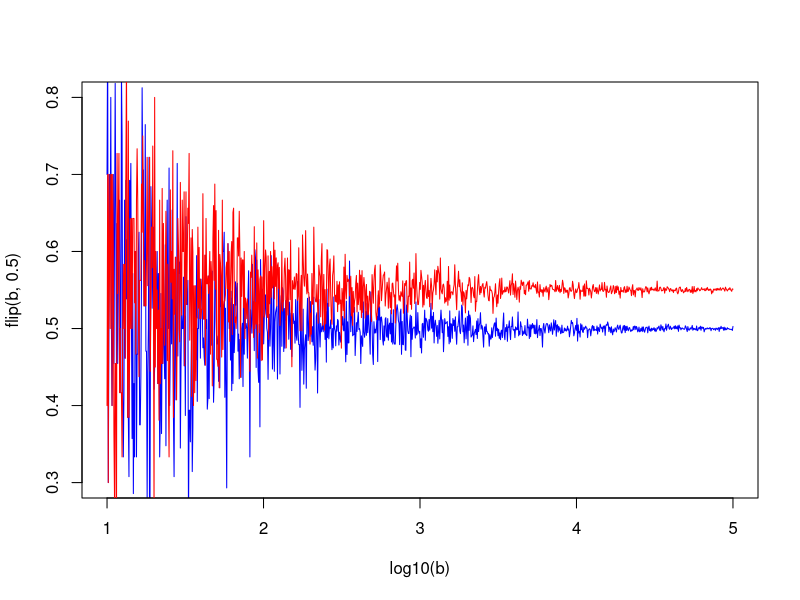
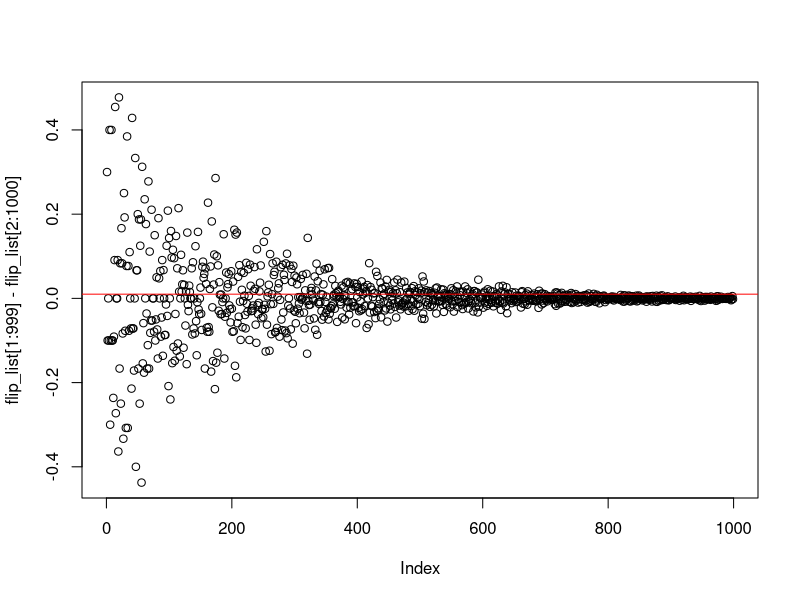
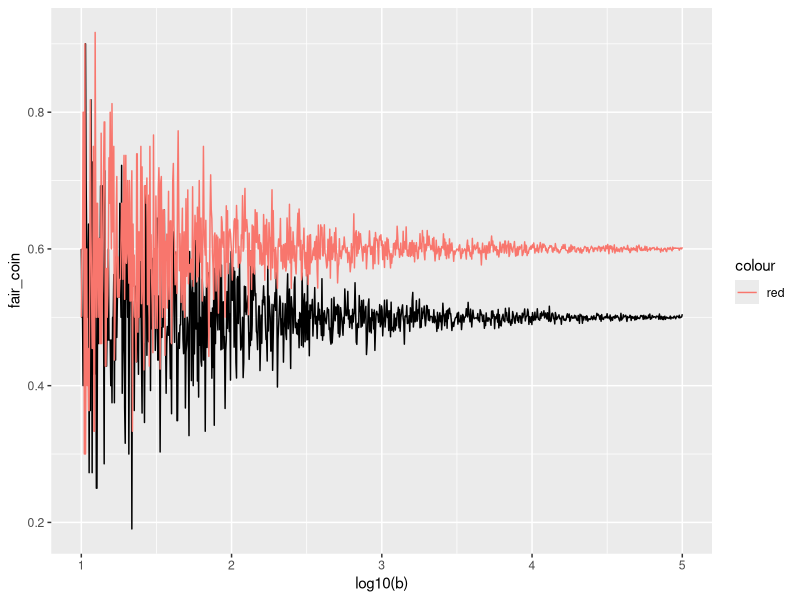
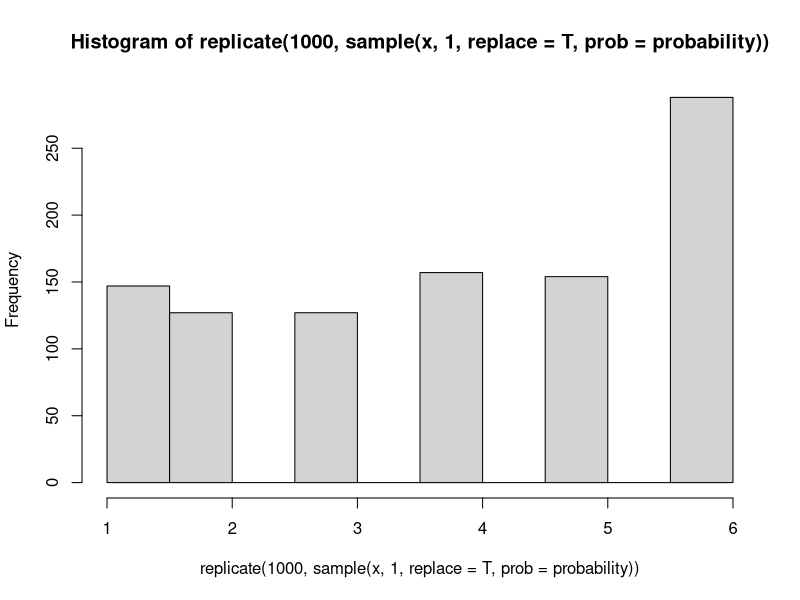

These charts were generated, in order, by the following R code:
b<-10^seq(1,5,len=1000) #creates a 1000 simulations ranging frmo 10^1 to 10^5


#flip is a funciton that takes two parameters, b and x, which are the number of simulations and the probablity of the coin with a default of .5, also known as 50/50
flip <-function(b,x=.5){
  sapply(b,                   #lapply takes a vector and then applies a function with that vector
         function(b) mean(rbinom(b,1,x)))  #rbinom is a base R function that randonly generates values based on the binomial forumla
}

plot(log10(b),flip(b,.5),type='l',col='blue',ylim = c(.3,.8))  #plot will create a graph with log10(b) as the x axes and then pots the result of the flip() function above
lines(log10(b),flip(b,.55),type='l',col='red')  #lines is like plot, but instead of creating a new plot, it overlays over top of the current plot

flip_list<-flip(b,.5)

plot(flip_list[1:999]-flip_list[2:1000])
abline(h=.01, col='red')


fair_coin<-flip(b,.5)
unfair_coin<-flip(b,.6)
df<-data.frame(fair_coin,unfair_coin)
library(ggplot2)
p<-ggplot(data=df,aes(x=log10(b),y=fair_coin))+geom_line() #makes first graph, saves to 'p'

p+ geom_line(aes(x=log10(b),y=unfair_coin,col='red')) #adds new graph to 'p'





rbinom(10,10,.5) # 10 is the number of observations while '1' is the number of trials. So, if this were 10 as well, there would a sum of 'successes' that were less than 10
dbinom(3,10,.5)  # this determines the density,  aka probability of exact outcome, so x= 3 heads out of 10, is not the cumulative 0-3 but exactly 3 for example. for cumulative, use pbinom, or sum dbinom:
sum(dbinom(3,10,.5),dbinom(2,10,.5),dbinom(1,10,.5),dbinom(0,10,.5))
pbinom(3,10,.5)




#coin_flip() does the flipping, two styles, by thumb is standard

coin_flip<-function(type = .5, bias = .1){
  rbinom(1,1,type+bias)
}
mean(replicate(100,coin_flip()))

#coin will be either unbiased or biased.  

Bag_of_coins<- c(rep(.5,9),.6) #lists 9 fair coins, one biased coin at .6
sample<-sample(Bag_of_coins,5,replace = F) #picks 5 coins randomly from bag
coin_flip(type=sample,bias=0)


#expected value
x<-c(1,2,3,4,5,6) # single dice
probability<-(c(rep(1/7,5),.2857143)) #probabilty that the dice is loaded for 6
  hist(replicate(1000,sample(x,1,replace = T,prob=probability)))
  

  x<-c(0,1) # single coin, 0=Tails
  probability<-c(.5,.5) #probabilty that the coin is fair = .5
  mean(replicate(1000,sample(x,1,replace = T,prob=probability)))
  
#simulation game
  
  
  
   
  #flip game 
  #establish players, beginning money
  Player_class<-function(s,p){
    value<-list("stash"=s,"player_name"=p)
      attr(value, "class") <- "player"
    value}
  
  flip<-function(obj){
      UseMethod("flip")
  }
  
  flip.default<-function(obj,p=.5){
    value<-rbinom(1,1,p)
    value
  }
  
  flip.player<-function(obj,p=.5){
    value<-rbinom(1,1,p)
    value
  }
  
  p1<-Player_class(10,'p1')
  p2<-Player_class(10,'p2')
  
  flip(p1)  #this is a method, a function, called for player1 'p1' where rbinom produces a coint toss
  #questions: how to modify probablity from default of .5?
  # 
  
  n<-2  #number of players
  
  for (i in 1:n){print(i)}
  
  
  
  p1<-10;p2<-10
  #player_stash <- 10
  # 1. 
  bet_options<-c(1,2,3)
  bet<-sample(bet_options,1)
  
  #4 determine winner or loser
  #     person who flips calls h/t
  call_coin<-sample(c(1,0),1)
  ifelse(call_coin==1,print("I call heads"),print("I call tails"))
  
  
  #flip coin
      flip<-rbinom(1,1,.5)
      ifelse(flip==1,print("Heads"),print("Tails"))
  if(call_coin - flip==0){
    p1<-p1+bet
    p2<-p2-bet
    }else{
       p1<-p1-bet
       p2<-p2+bet}
      
  # if call - flip  != 0 then non caller wins
  # winner has their stash += bet
  # loser has tehir stash reduced -= bet
  
  
  
  #sample from 
      
      
      
      
      
      
      
      
      
      
      
      
      
      
      
################
      #object oriented Programming#
library(R6)

      Player<-R6Class("Player",
                      public = list(
                        name = NULL,
                        stash = NULL,
                        betting_style = NULL,
                        initialize = function(name = NA, stash = NA, betting_style = 2) {
                          self$name <- name  #these functions will be called upon intitializing new objects
                          self$stash <- stash
                          self$betting_style<-betting_style
                          self$greet()
                          },
                        set_stash = function(val) {
                          self$stash <- val
                        },
                        greet = function() {
                          cat(paste0("Hello, my name is ", self$name, ".\n\n\n"))
                          cat(paste0("My stash of chips is ", self$stash, ".\n\n\n"))
                          cat(paste0("My style of betting is ", self$betting_style, ".\n\n\n"))
                        },
                        call_coin = function(){
                          call<-ifelse(sample(c(1,0),1)==1,'Heads!','Tails!')
                          cat(paste0("I call ",call,"\n\n\n"))
                        },
                        flip_coin = function(){
                          #validate that bet of 'heads or tails' has occured
                          #if (call)
                            flip<-rbinom(1,1,.5)
                          ifelse(flip==1,flip<-"Heads",flip<-"Tails")
                          flip
                        }#,
                        #make_bet<-function(player){
                        #  call_coin()
                        
                        #  }
                        
                      )
      )
p1<-Player$new("Brian",10,3)      
p2<-Player$new("Julie",10)      
      
# the following game should take 2 players and let them flip a coin after call heads/tails.  
# Two mirror a real word 2 minute round of several bets, 
#a minimum of 4 bets can occur and a limit of 15...
#assumes one could only make 15 bets in 2 minutes,  and a min of 4 bets
Betting_Game<-R6Class('Betting_Game',
                            
                      public = list(
                        name = NULL,
                        outcome = NULL,
                        max_bet = NULL,
                        bet_options = NULL,
                        rounds = NULL, #simple integer counting rounds
                        bet_outcome = NULL,  #for a given bet, who won? output something like c(p1,+3,p2,-3)
                        number_of_bets = NULL,
                        outcome_tally = NULL, #at end of round wht is the standing? c(number of bets,p1$name,w,l,p1$stash,p2$name,w,l,p2$stash)
                        
                        initialize = function(name = NA, outcome = NA, bet_options=c(1,2,3), max_bet=3,rounds = 2) {
                          self$name <- name  #these functions will be called upon intitializing new objects
                          self$outcome <- outcome
                          self$bet_options<-bet_options
                          self$max_bet <- max_bet
                          self$rounds <- rounds
                          self$greet()
                        },
                        greet = function() {
                          cat(paste0("Hello, would you like to play a game?","\n\n\n"))
                        },
                        bet=function(p1,p2){  #take 2 players
                          player1<-p1
                          player2<-p2
                          players<-c(p1,p2)
                          makes_bet<-sample(players,1) #one idea would be to make a sorted list here.  then makes_bet[2] would flip
                          
                          flip_coin = function(){
                            #validate that bet of 'heads or tails' has occured
                            #if (call)
                            flip<-rbinom(1,1,.5)
                            ifelse(flip==1,flip<-"Heads",flip<-"Tails")
                            cat("and the coin comes up ",flip,"!")
                          } 
                          
                          who_flips<-NULL #Who gets to flip the coin?
                          if(makes_bet[[1]]$name == p1$name){who_flips<-p2}else{who_flips<-p1}
                          who_flips
                          cat("this program chooses",makes_bet[[1]]$name," to make the bet.\n\n\n")
                          cat ("and ",who_flips$name," will flip the coin.\n\n\n")
                          bet<-sample(self$bet_options,1)  #look at aggressive style of player, use that to multiply by 1,then round down; check to see if bet is smaller than remainder of both player's stash
                          cat(makes_bet[[1]]$name,"makes a bet of ",bet, ".\n\n\n")
                          call_coin<-sample(c(1,0),1)  #1 =  heads
                          cat (who_flips$name," is now flipping the coin.\n\n\n")
                          if(call_coin==1){
                            cat(makes_bet[[1]]$name," calls heads!\n\n\n")
                            }
                            else{cat(makes_bet[[1]]$name," calls tails!\n\n\n")}
                          
                          #embed flip_coin into another function uses rounds to constrain the number of bets
                          #and then tracks the outcomes of the bets
                          flip_coin()
                          
                          #bet_outcome  
                          #number_of_bets
                          #outcome_tally 
                                                    #evaluate who wins to print winner and then the final score of stash.  
                          
                        }
                        )
)
                      
game1<-Betting_Game$new("game 1")
game1$bet(p1,p2)
